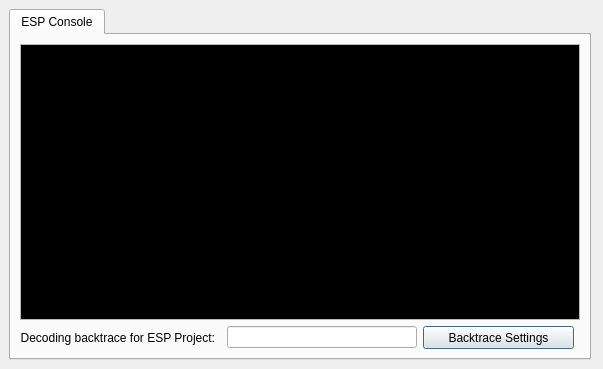
<?xml version="1.0" encoding="UTF-8"?>
<ui version="4.0">
 <class>Dialog</class>
 <widget class="QDialog" name="Dialog">
  <property name="geometry">
   <rect>
    <x>0</x>
    <y>0</y>
    <width>603</width>
    <height>369</height>
   </rect>
  </property>
  <property name="windowTitle">
   <string>dialog</string>
  </property>
  <widget class="QTabWidget" name="TabWidget">
   <property name="geometry">
    <rect>
     <x>9</x>
     <y>9</y>
     <width>582</width>
     <height>351</height>
    </rect>
   </property>
   <property name="currentIndex">
    <number>0</number>
   </property>
   <widget class="QWidget" name="tab">
    <property name="autoFillBackground">
     <bool>false</bool>
    </property>
    <property name="styleSheet">
     <string notr="true"/>
    </property>
    <attribute name="title">
     <string>ESP Console</string>
    </attribute>
    <layout class="QGridLayout" name="gridLayout" columnstretch="0,0,0,0,0,0,0">
     <item row="3" column="4">
      <widget class="QLineEdit" name="lnEd_projectLoaded">
       <property name="enabled">
        <bool>true</bool>
       </property>
       <property name="alignment">
        <set>Qt::AlignCenter</set>
       </property>
       <property name="readOnly">
        <bool>true</bool>
       </property>
      </widget>
     </item>
     <item row="3" column="2">
      <widget class="QLabel" name="label_backtrace">
       <property name="enabled">
        <bool>true</bool>
       </property>
       <property name="text">
        <string>Decoding backtrace for ESP Project:</string>
       </property>
       <property name="alignment">
        <set>Qt::AlignRight|Qt::AlignTrailing|Qt::AlignVCenter</set>
       </property>
      </widget>
     </item>
     <item row="1" column="2" rowspan="2" colspan="5">
      <widget class="QTextEdit" name="TextEdit1">
       <property name="palette">
        <palette>
         <active>
          <colorrole role="Text">
           <brush brushstyle="SolidPattern">
            <color alpha="255">
             <red>0</red>
             <green>255</green>
             <blue>0</blue>
            </color>
           </brush>
          </colorrole>
          <colorrole role="Base">
           <brush brushstyle="SolidPattern">
            <color alpha="255">
             <red>0</red>
             <green>0</green>
             <blue>0</blue>
            </color>
           </brush>
          </colorrole>
          <colorrole role="PlaceholderText">
           <brush brushstyle="NoBrush">
            <color alpha="128">
             <red>0</red>
             <green>255</green>
             <blue>0</blue>
            </color>
           </brush>
          </colorrole>
         </active>
         <inactive>
          <colorrole role="Text">
           <brush brushstyle="SolidPattern">
            <color alpha="255">
             <red>0</red>
             <green>255</green>
             <blue>0</blue>
            </color>
           </brush>
          </colorrole>
          <colorrole role="Base">
           <brush brushstyle="SolidPattern">
            <color alpha="255">
             <red>0</red>
             <green>0</green>
             <blue>0</blue>
            </color>
           </brush>
          </colorrole>
          <colorrole role="PlaceholderText">
           <brush brushstyle="NoBrush">
            <color alpha="128">
             <red>0</red>
             <green>255</green>
             <blue>0</blue>
            </color>
           </brush>
          </colorrole>
         </inactive>
         <disabled>
          <colorrole role="Text">
           <brush brushstyle="SolidPattern">
            <color alpha="255">
             <red>120</red>
             <green>120</green>
             <blue>120</blue>
            </color>
           </brush>
          </colorrole>
          <colorrole role="Base">
           <brush brushstyle="SolidPattern">
            <color alpha="255">
             <red>240</red>
             <green>240</green>
             <blue>240</blue>
            </color>
           </brush>
          </colorrole>
          <colorrole role="PlaceholderText">
           <brush brushstyle="NoBrush">
            <color alpha="128">
             <red>0</red>
             <green>255</green>
             <blue>0</blue>
            </color>
           </brush>
          </colorrole>
         </disabled>
        </palette>
       </property>
       <property name="font">
        <font>
         <pointsize>8</pointsize>
        </font>
       </property>
       <property name="readOnly">
        <bool>true</bool>
       </property>
      </widget>
     </item>
     <item row="3" column="5">
      <widget class="QPushButton" name="btnBacktraceSettings">
       <property name="sizePolicy">
        <sizepolicy hsizetype="Preferred" vsizetype="Fixed">
         <horstretch>0</horstretch>
         <verstretch>0</verstretch>
        </sizepolicy>
       </property>
       <property name="minimumSize">
        <size>
         <width>151</width>
         <height>23</height>
        </size>
       </property>
       <property name="text">
        <string>Backtrace Settings</string>
       </property>
      </widget>
     </item>
    </layout>
   </widget>
  </widget>
 </widget>
 <resources/>
 <connections/>
</ui>
